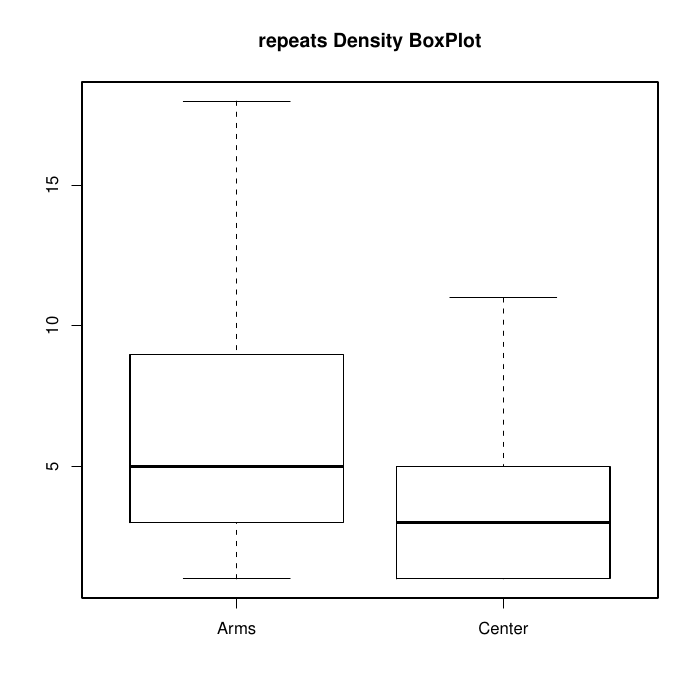

R code for this plot:
repeatsarms <- read.table("repeats_arms.dat",header=T)
repeatsctr <- read.table("repeats_center.dat",header=T)
pdf("repeats.pdf")
boxplot(repeatsarms$TOTAL,repeatsctr$TOTAL,main="repeats Density BoxPlot", outline=FALSE, names=c("Arms","Center"))
ks.test(repeatsarms$TOTAL,repeatsctr$TOTAL)
